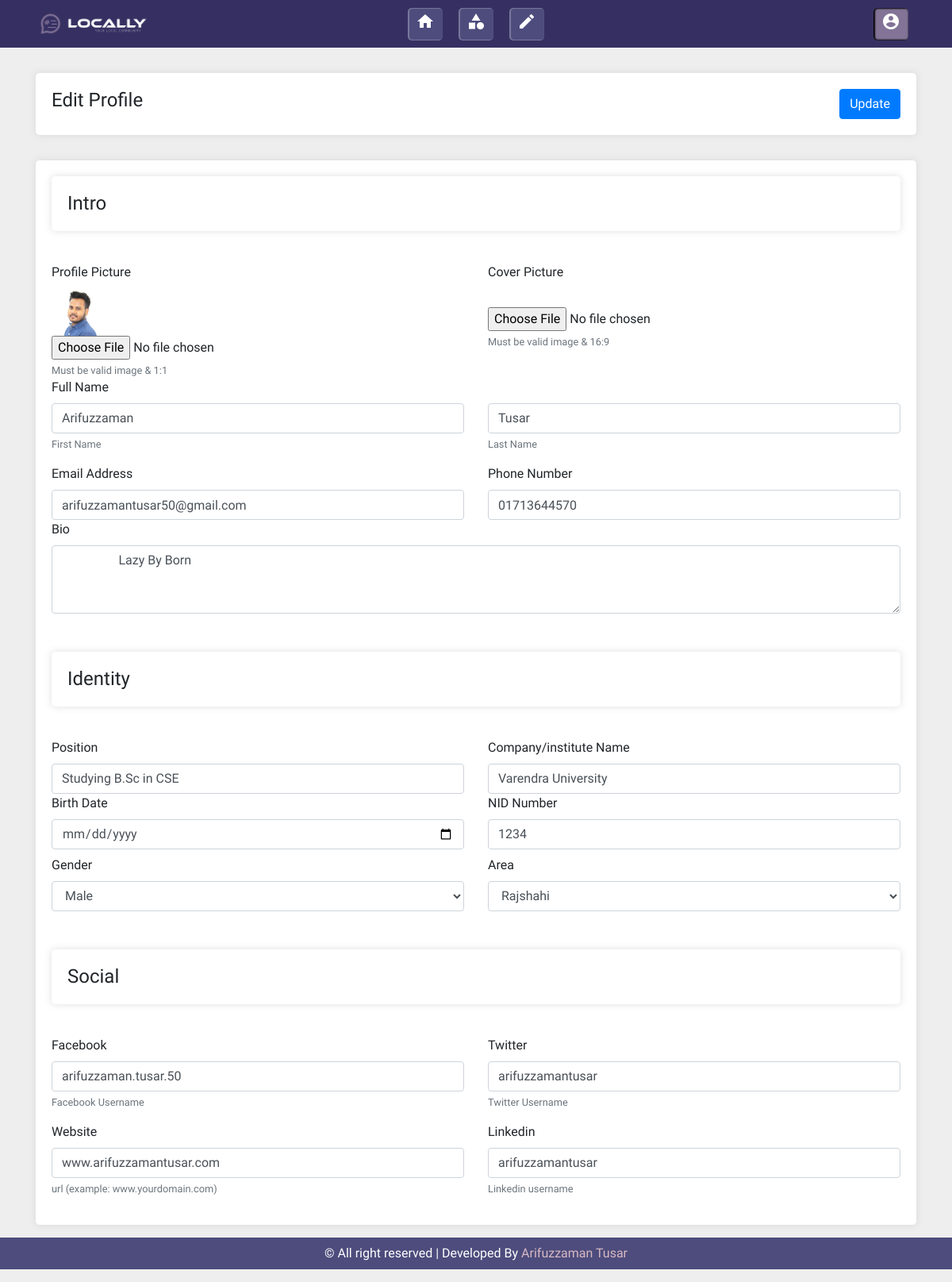
/edit-profile.php (signed in), run on an earlier commit of the app's database.
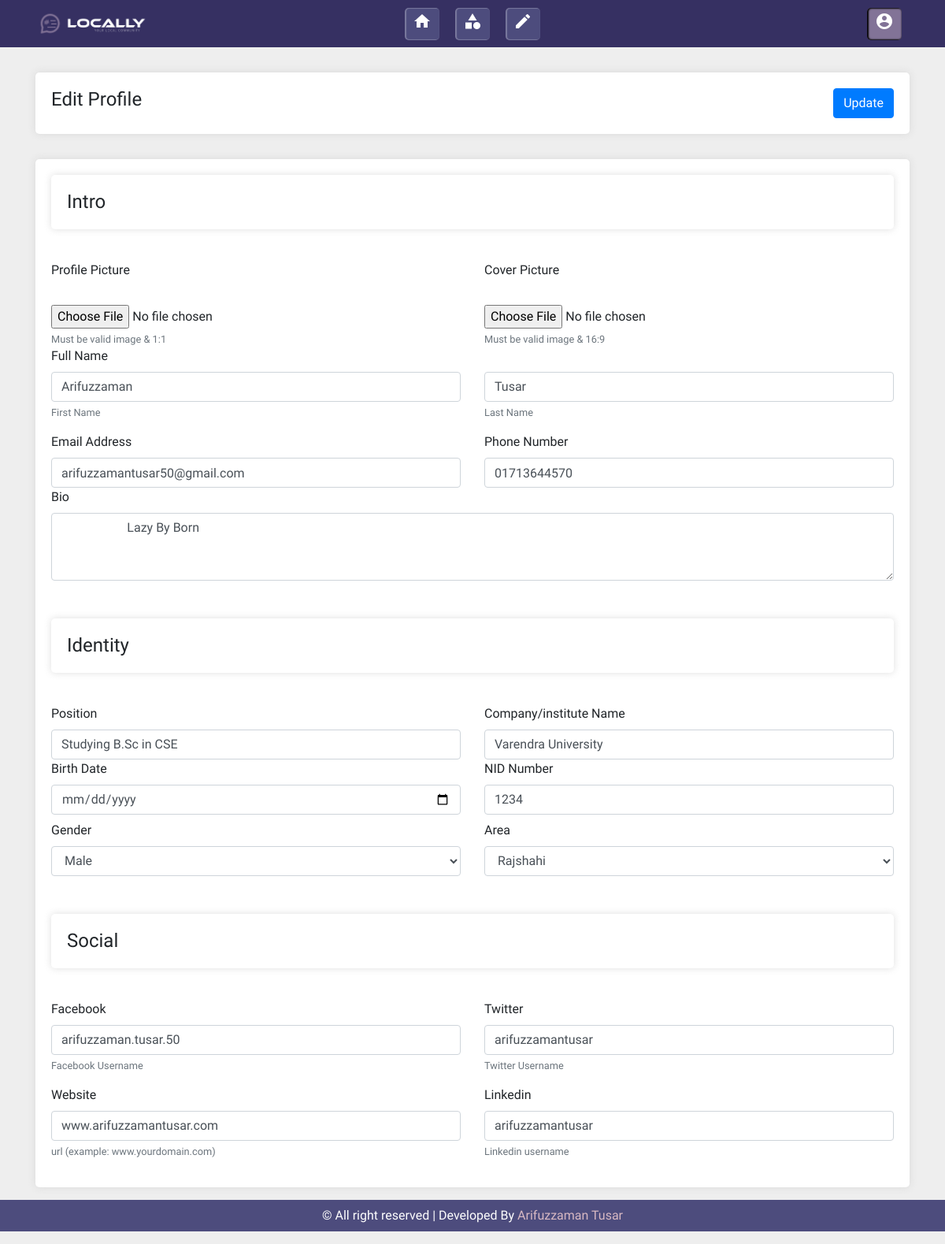
And on a later commit of the database.
### tables this page shows
CREATE TABLE `user` (
  `id` int(20) NOT NULL,
  `username` varchar(100) NOT NULL,
  `firstname` varchar(100) NOT NULL,
  `lastname` varchar(100) NOT NULL,
  `email` varchar(100) NOT NULL,
  `phone` varchar(100) NOT NULL,
  `bio` longtext NOT NULL,
  `city` varchar(100) NOT NULL,
  `nid` varchar(100) NOT NULL,
  `birthday` varchar(100) NOT NULL,
  `gender` varchar(100) NOT NULL,
  `company` varchar(200) NOT NULL,
  `position` varchar(200) NOT NULL,
  `facebook` varchar(200) NOT NULL,
  `twitter` varchar(200) NOT NULL,
  `website` varchar(200) NOT NULL,
  `linkedin` varchar(200) NOT NULL,
  `password` varchar(100) NOT NULL,
  `status` varchar(50) NOT NULL,
  `avater_image` varchar(200) NOT NULL,
  `cover_image` varchar(200) NOT NULL
);

### login-session.php (called while the page is built, shortened)
<?php
    if(isset($_SESSION['username_session']))
    {
        $logged_user=  $_SESSION['username_session'];
        $admin_query = " SELECT * FROM `user` WHERE username LIKE '$logged_user' ";
        $result= mysqli_query($con,$admin_query);
        if (mysqli_num_rows($result) > 0) {
            while($row = mysqli_fetch_assoc($result)) {
                $fname = $row["firstname"];
                $lname = $row["lastname"];
                $email = $row["email"];
                $phone= $row["phone"];
                $bio = $row["bio"];
                $city= $row["city"];
                $nid = $row["nid"];
                $gender = $row["gender"];
                $facebook = $row["facebook"];
                $website = $row["website"];
                $linkedin = $row["linkedin"];
                $twitter =$row["twitter"];
                $company = $row["company"];
                $position = $row["position"];
                $profile_picture = $row["avater_image"];
            }
        }
    }
    else
    {
        header("location:login.php");
    }
?>

### edit-profile.php (the view, shortened to what the changed rows need)
<?php
include "header.php";
?>
<div class="page_body">
    <div class="container">
        <form action="edit-profile-process.php" method="post" enctype="multipart/form-data">
            <div class="row">
                <div class="col-12 pb-3">
                    <div class="widget">
                        <div class="row">
                            <div class="col-md-6 col-sm-6">
                                <label for="">Profile Picture </label> <br>
                                <?php
                                if (isset($profile_picture)) {
                                ?>
                                    <img height="60px" src="uploads/user__avater/<?php echo $profile_picture ?>" alt="">
                                <?php
                                }
                                ?>
                                <input class="display-none" style="border: none;" type="text" name="db_avater_image" value="<?php echo $profile_picture ?>"> <br>
                                <input type="file" name="avater_image" value="avater_image">
                                <small id="l_name_HelpId" class="form-text text-muted">Must be valid image & 1:1</small>
                            </div>
                        </div>
                        <div class="form-group">
                            <div class="row">
                                <div class="col-md-6 col-sm-6">
                                    <input class="form-control" type="text" name="firstname" placeholder="" value="<?php echo $fname ?>" aria-describedby="l_name_HelpId">
                                    <small id="f_name_HelpId" class="form-text text-muted">First Name</small>
                                </div>
                                <div class="col-md-6 col-sm-6">
                                    <input class="form-control" type="text" name="lastname" placeholder="" value="<?php echo $lname ?>" aria-describedby="l_name_HelpId">
                                    <small id="l_name_HelpId" class="form-text text-muted">Last Name</small>
                                </div>
                            </div>
                        </div>
                        <div class="row">
                            <div class="col-md-6 col-sm-6">
                                <label for="">Email Address</label>
                                <input type="email" class="form-control" name="email" id="" aria-describedby="emailHelpId" placeholder="" value="<?php echo $email ?>">
                            </div>
                            <div class="col-md-6 col-sm-6">
                                <label for="">Phone Number</label>
                                <input type="phone" class="form-control" name="phone" id="" aria-describedby="emailHelpId" placeholder="" value="<?php echo $phone ?>">
                            </div>
                        </div>
                        <div class="form-group">
                            <label for="">Bio</label>
                            <textarea name="bio" class="form-control" id="" rows="3"> <?php echo $bio ?> </textarea>
                        </div>
                        <div class="row">
                            <div class="col-md-6 col-sm-6">
                                <label for="">Position</label>
                                <input class="form-control" type="text" name="position" placeholder="" value="<?php echo $position ?>" aria-describedby="l_name_HelpId">
                            </div>
                            <div class="col-md-6 col-sm-6">
                                <label for="">Company/institute Name</label>
                                <input class="form-control" type="text" name="company" placeholder="" value="<?php echo $company ?>" aria-describedby="l_name_HelpId">
                            </div>
                        </div>
                        <div class="row">
                            <div class="col-md-6 col-sm-6">
                                <label for="">NID Number</label>
                                <input class="form-control" type="number" name="nid" placeholder="" value="<?php echo $nid ?>" aria-describedby="l_name_HelpId">
                            </div>
                        </div>
                        <div class="row">
                            <div class="col-md-6 col-sm-6">
                                <div class="form-group">
                                    <label for="">Gender</label>
                                    <select class="form-control" name="gender" id="">
                                        <option value=" <?php echo $gender?>" selected><?php if (strlen($gender)>2) {
                                             echo $gender;
                                        }
                                        else{
                                            echo "No gender Selected";
                                        } ?>
                                        </option>
                                    </select>
                                </div>
                            </div>
                            <div class="col-md-6 col-sm-6">
                                <div class="form-group">
                                    <label for="">Area</label>
                                    <select class="form-control" name="city" id="">
                                        <option value="<?php echo $city ?>" selected ><?php echo $city ?></option>
                                    </select>
                                </div>
                            </div>
                        </div>
                        <div class="row">
                            <div class="col-md-6 col-sm-6">
                                <div class="form-group">
                                    <label for="">Facebook</label>
                                    <input type="text" class="form-control" name="facebook" id="" aria-describedby="emailHelpId" placeholder="" value="<?php echo $facebook ?>">
                                    <small id="emailHelpId" class="form-text text-muted">Facebook Username</small>
                                </div>
                            </div>
                            <div class="col-md-6 col-sm-6">
                                <div class="form-group">
                                    <label for="">Twitter</label>
                                    <input type="text" class="form-control" name="twitter" id="" aria-describedby="emailHelpId" placeholder="" value="<?php echo $twitter ?>">
                                    <small id="emailHelpId" class="form-text text-muted">Twitter Username</small>
                                </div>
                            </div>
                            <div class="col-md-6 col-sm-6">
                                <div class="form-group">
                                    <label for="">Website</label>
                                    <input type="text" class="form-control" name="website" id="" aria-describedby="emailHelpId" placeholder="" value="<?php echo $website ?>">
                                    <small id="emailHelpId" class="form-text text-muted">url (example: www.yourdomain.com)</small>
                                </div>
                            </div>
                            <div class="col-md-6 col-sm-6">
                                <div class="form-group">
                                    <label for="">Linkedin</label>
                                    <input type="text" class="form-control" name="linkedin" id="" aria-describedby="emailHelpId" placeholder="" value="<?php echo $linkedin ?>">
                                    <small id="emailHelpId" class="form-text text-muted">Linkedin username</small>
                                </div>
                            </div>
                        </div>
                    </div>
                </div>
            </div>
        </form>
    </div>
</div>
<?php
include 'footer.php';
?>

What changed in the data, as far as the page shows it:
changed user "Arifuzzaman": avater_image: picture removed
